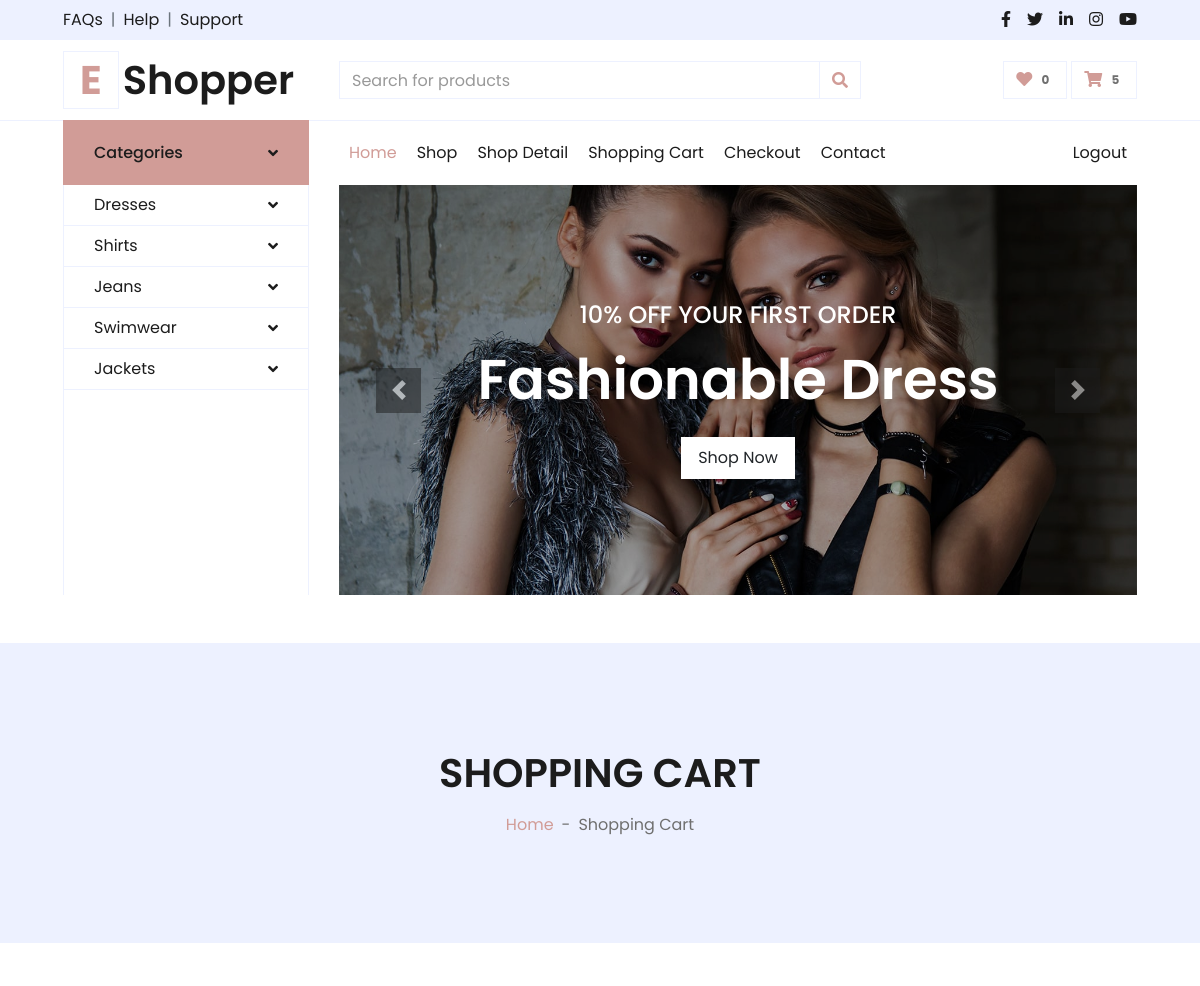
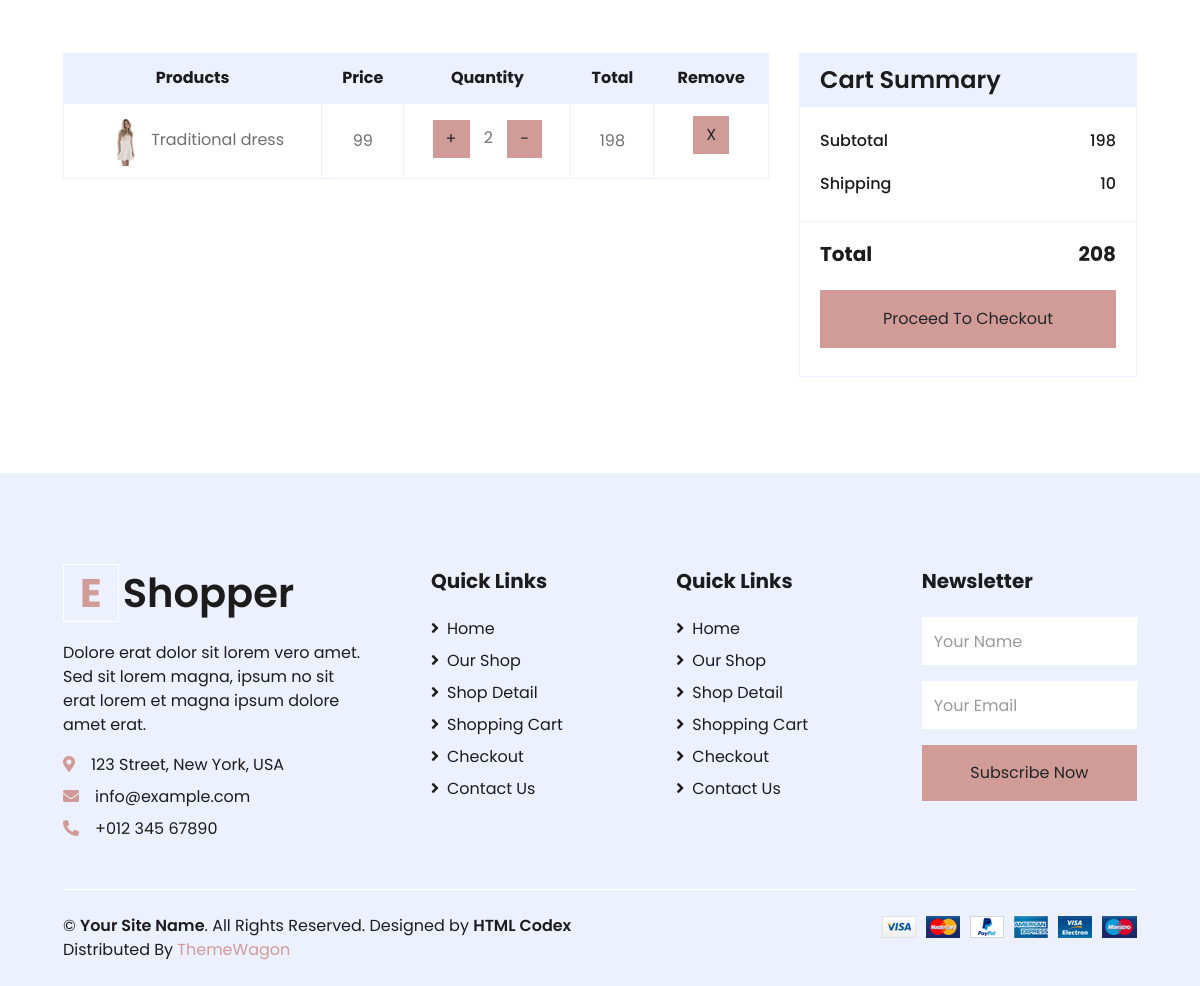
The app's page /cart (signed in) with its own data (2 pictures, top to bottom).
### myapp/models.py (models this page shows, shortened)
class main_category(models.Model):
    name=models.CharField(max_length=30)

class add_cart(models.Model):
    product=models.ForeignKey(product,on_delete=models.CASCADE,blank=True,null=True)
    user=models.ForeignKey(user,on_delete=models.CASCADE,blank=True,null=True)
    name=models.CharField(max_length=30)
    price=models.IntegerField()
    qty=models.IntegerField()
    total_price=models.IntegerField()
    def __str__(self) -> str:
        return self.name

### myapp/views.py (the view)
# urls.py: path('cart',views.cart,name="cart"),
def cart(request):
    if "email" in request.session:
        mid=main_category.objects.all()
        uid=user.objects.get(email=request.session['email'])
        print(uid)
        aid=add_cart.objects.filter(user=uid)
        print(aid)
        c_count=add_cart.objects.all().count()
        l1=[]
        sub_total=0
        total=0
        for i in aid:
            l1.append(i.total_price)
        sub_total=sum(l1)
        total=sub_total+10
        contaxt={
            "mid":mid,
            "aid":aid,
            "sub_total":sub_total,
            "total":total,
            "c_count":c_count,
        }
        return render(request,"cart.html",contaxt)
    else:
        return render(request,"login.html")

### myapp/templates/cart.html
{% extends "index.html" %}
{% load static %}
{% block content %}
    <div class="container-fluid bg-secondary mb-5">
        <div class="d-flex flex-column align-items-center justify-content-center" style="min-height: 300px">
            <h1 class="font-weight-semi-bold text-uppercase mb-3">Shopping Cart</h1>
            <div class="d-inline-flex">
                <p class="m-0"><a href="">Home</a></p>
                <p class="m-0 px-2">-</p>
                <p class="m-0">Shopping Cart</p>
            </div>
        </div>
    </div>
    <div class="container-fluid pt-5">
        <div class="row px-xl-5">
            <div class="col-lg-8 table-responsive mb-5">
                <table class="table table-bordered text-center mb-0">
                    <thead class="bg-secondary text-dark">
                        <tr>
                            <th>Products</th>
                            <th>Price</th>
                            <th>Quantity</th>
                            <th>Total</th>
                            <th>Remove</th>
                        </tr>
                    </thead>
                    <tbody class="align-middle">
                        {% for i in aid %}
                        <tr>
                            <td class="align-middle"><img src="img/product-1.jpg" alt="" style="width: 50px;">{{ i.name }}</td>
                            <td class="align-middle">{{ i.price }}</td>
                            <td class="quantity">
                                <div class="quantity buttons-add-minus">
                                    <a href="{% url 'cart_plus' i.id %}" class="btn btn-primary">+</a>
                                    <label for="" style="margin: 10px;">{{i.qty}}</label>
                                    <a href="{% url 'cart_minus' i.id %}" class="btn btn-primary">-</a>
                                </div>
                            </td>
                            <td class="align-middle">{{ i.total_price }}</td>
                            <td><a href="{% url 'cart_remove' i.id %}" class="btn btn-primary">X</a></td>
                        </tr>
                        {% endfor %}
                    </tbody>
                </table>
            </div>
            <div class="col-lg-4">
                <div class="card border-secondary mb-5">
                    <div class="card-header bg-secondary border-0">
                        <h4 class="font-weight-semi-bold m-0">Cart Summary</h4>
                    </div>
                    <div class="card-body">
                        <div class="d-flex justify-content-between mb-3 pt-1">
                            <h6 class="font-weight-medium">Subtotal</h6>
                            <h6 class="font-weight-medium">{{sub_total}}</h6>
                        </div>
                        <div class="d-flex justify-content-between">
                            <h6 class="font-weight-medium">Shipping</h6>
                            <h6 class="font-weight-medium">10</h6>
                        </div>
                    </div>
                    <div class="card-footer border-secondary bg-transparent">
                        <div class="d-flex justify-content-between mt-2">
                            <h5 class="font-weight-bold">Total</h5>
                            <h5 class="font-weight-bold">{{ total }}</h5>
                        </div>
                        <button class="btn btn-block btn-primary my-3 py-3">Proceed To Checkout</button>
                    </div>
                </div>
            </div>
        </div>
    </div>
    {% endblock %}

### myapp/templates/index.html (shortened to what this page needs)
{% load static %}
<!DOCTYPE html>
<html lang="en">
<head>
    <link href="https://cdnjs.cloudflare.com/ajax/libs/font-awesome/5.10.0/css/all.min.css" rel="stylesheet">
    <link href="{% static 'lib/owlcarousel/assets/owl.carousel.min.css' %}" rel="stylesheet">
    <link href="{% static 'css/style.css' %}" rel="stylesheet">
</head>
<body>
    <div class="container-fluid">
        <div class="row bg-secondary py-2 px-xl-5">
            <div class="col-lg-6 d-none d-lg-block">
                <div class="d-inline-flex align-items-center">
                    <a class="text-dark" href="">FAQs</a>
                    <span class="text-muted px-2">|</span>
                    <a class="text-dark" href="">Help</a>
                    <span class="text-muted px-2">|</span>
                    <a class="text-dark" href="">Support</a>
                </div>
            </div>
            <div class="col-lg-6 text-center text-lg-right">
                <div class="d-inline-flex align-items-center">
                    <a class="text-dark px-2" href="">
                        <i class="fab fa-facebook-f"></i>
                    </a>
                    <a class="text-dark px-2" href="">
                        <i class="fab fa-twitter"></i>
                    </a>
                    <a class="text-dark px-2" href="">
                        <i class="fab fa-linkedin-in"></i>
                    </a>
                    <a class="text-dark px-2" href="">
                        <i class="fab fa-instagram"></i>
                    </a>
                    <a class="text-dark pl-2" href="">
                        <i class="fab fa-youtube"></i>
                    </a>
                </div>
            </div>
        </div>
        <div class="row align-items-center py-3 px-xl-5">
            <div class="col-lg-3 d-none d-lg-block">
                <a href="" class="text-decoration-none">
                    <h1 class="m-0 display-5 font-weight-semi-bold"><span class="text-primary font-weight-bold border px-3 mr-1">E</span>Shopper</h1>
                </a>
            </div>
            <div class="col-lg-6 col-6 text-left">
                <form action="">
                    <div class="input-group">
                        <input type="text" class="form-control" placeholder="Search for products">
                        <div class="input-group-append">
                            <span class="input-group-text bg-transparent text-primary">
                                <i class="fa fa-search"></i>
                            </span>
                        </div>
                    </div>
                </form>
            </div>
            <div class="col-lg-3 col-6 text-right">
                <a href="" class="btn border">
                    <i class="fas fa-heart text-primary"></i>
                    <span class="badge">0</span>
                </a>
                <a href="" class="btn border">
                    <i class="fas fa-shopping-cart text-primary"></i>
                    <span class="badge">{{c_count}}</span>
                </a>
            </div>
        </div>
    </div>
    <div class="container-fluid mb-5">
        <div class="row border-top px-xl-5">
            <div class="col-lg-3 d-none d-lg-block">
                <a class="btn shadow-none d-flex align-items-center justify-content-between bg-primary text-white w-100" data-toggle="collapse" href="#navbar-vertical" style="height: 65px; margin-top: -1px; padding: 0 30px;">
                    <h6 class="m-0">Categories</h6>
                    <i class="fa fa-angle-down text-dark"></i>
                </a>
                <nav class="collapse show navbar navbar-vertical navbar-light align-items-start p-0 border border-top-0 border-bottom-0" id="navbar-vertical">
                    <div class="navbar-nav w-100 overflow-hidden" style="height: 410px">
                        {% for i in  mid %}
                        <div class="nav-item dropdown">
                            <a href="{% url 'shop' %}" class="nav-link" data-toggle="dropdown">{{i.name}} <i class="fa fa-angle-down float-right mt-1"></i></a>
                        </div>
                        {% endfor %}
                    </div>
                </nav>
            </div>
            <div class="col-lg-9">
                <nav class="navbar navbar-expand-lg bg-light navbar-light py-3 py-lg-0 px-0">
                    <div class="collapse navbar-collapse justify-content-between" id="navbarCollapse">
                        <div class="navbar-nav mr-auto py-0">
                            <a href="{% url 'index'  %}" class="nav-item nav-link active">Home</a>
                            <a href="{% url 'shop'  %}" class="nav-item nav-link">Shop</a>
                            <a href="{% url 'detail'  %}" class="nav-item nav-link">Shop Detail</a>
                            <a href="{% url 'cart'  %}" class="nav-item nav-link">Shopping Cart</a>
                            <a href="{% url 'checkout'  %}" class="nav-item nav-link">Checkout</a>
                            <a href="{% url 'contact'  %}" class="nav-item nav-link">Contact</a>
                        </div>
                        <div class="navbar-nav ml-auto py-0">
                            <a href="{% url 'logout' %}" class="nav-item nav-link">Logout</a>
                        </div>
                    </div>
                </nav>
                <div id="header-carousel" class="carousel slide" data-ride="carousel">
                    <div class="carousel-inner">
                        <div class="carousel-item active" style="height: 410px;">
                            <img class="img-fluid" src="{% static 'img/carousel-1.jpg' %}" alt="Image">
                            <div class="carousel-caption d-flex flex-column align-items-center justify-content-center">
                                <div class="p-3" style="max-width: 700px;">
                                    <h4 class="text-light text-uppercase font-weight-medium mb-3">10% Off Your First Order</h4>
                                    <h3 class="display-4 text-white font-weight-semi-bold mb-4">Fashionable Dress</h3>
                                    <a href="" class="btn btn-light py-2 px-3">Shop Now</a>
                                </div>
                            </div>
                        </div>
                    </div>
                    <a class="carousel-control-prev" href="#header-carousel" data-slide="prev">
                        <div class="btn btn-dark" style="width: 45px; height: 45px;">
                            <span class="carousel-control-prev-icon mb-n2"></span>
                        </div>
                    </a>
                    <a class="carousel-control-next" href="#header-carousel" data-slide="next">
                        <div class="btn btn-dark" style="width: 45px; height: 45px;">
                            <span class="carousel-control-next-icon mb-n2"></span>
                        </div>
                    </a>
                </div>
            </div>
        </div>
    </div>
{% block content %}
        </div>{% load static %}
{% endblock %}
    <div class="container-fluid bg-secondary text-dark mt-5 pt-5">
        <div class="row px-xl-5 pt-5">
            <div class="col-lg-4 col-md-12 mb-5 pr-3 pr-xl-5">
                <a href="" class="text-decoration-none">
                    <h1 class="mb-4 display-5 font-weight-semi-bold"><span class="text-primary font-weight-bold border border-white px-3 mr-1">E</span>Shopper</h1>
                </a>
                <p>Dolore erat dolor sit lorem vero amet. Sed sit lorem magna, ipsum no sit erat lorem et magna ipsum dolore amet erat.</p>
                <p class="mb-2"><i class="fa fa-map-marker-alt text-primary mr-3"></i>123 Street, New York, USA</p>
                <p class="mb-2"><i class="fa fa-envelope text-primary mr-3"></i>info@example.com</p>
                <p class="mb-0"><i class="fa fa-phone-alt text-primary mr-3"></i>+012 345 67890</p>
            </div>
            <div class="col-lg-8 col-md-12">
                <div class="row">
                    <div class="col-md-4 mb-5">
                        <h5 class="font-weight-bold text-dark mb-4">Quick Links</h5>
                        <div class="d-flex flex-column justify-content-start">
                            <a class="text-dark mb-2" href="index.html"><i class="fa fa-angle-right mr-2"></i>Home</a>
                            <a class="text-dark mb-2" href="shop.html"><i class="fa fa-angle-right mr-2"></i>Our Shop</a>
                            <a class="text-dark mb-2" href="detail.html"><i class="fa fa-angle-right mr-2"></i>Shop Detail</a>
                            <a class="text-dark mb-2" href="cart.html"><i class="fa fa-angle-right mr-2"></i>Shopping Cart</a>
                            <a class="text-dark mb-2" href="checkout.html"><i class="fa fa-angle-right mr-2"></i>Checkout</a>
                            <a class="text-dark" href="contact.html"><i class="fa fa-angle-right mr-2"></i>Contact Us</a>
                        </div>
                    </div>
                    <div class="col-md-4 mb-5">
                        <h5 class="font-weight-bold text-dark mb-4">Quick Links</h5>
                        <div class="d-flex flex-column justify-content-start">
                            <a class="text-dark mb-2" href="index.html"><i class="fa fa-angle-right mr-2"></i>Home</a>
                            <a class="text-dark mb-2" href="shop.html"><i class="fa fa-angle-right mr-2"></i>Our Shop</a>
                            <a class="text-dark mb-2" href="detail.html"><i class="fa fa-angle-right mr-2"></i>Shop Detail</a>
                            <a class="text-dark mb-2" href="cart.html"><i class="fa fa-angle-right mr-2"></i>Shopping Cart</a>
                            <a class="text-dark mb-2" href="checkout.html"><i class="fa fa-angle-right mr-2"></i>Checkout</a>
                            <a class="text-dark" href="contact.html"><i class="fa fa-angle-right mr-2"></i>Contact Us</a>
                        </div>
                    </div>
                    <div class="col-md-4 mb-5">
                        <h5 class="font-weight-bold text-dark mb-4">Newsletter</h5>
                        <form action="">
                            <div class="form-group">
                                <input type="text" class="form-control border-0 py-4" placeholder="Your Name" required="required" />
                            </div>
                            <div class="form-group">
                                <input type="email" class="form-control border-0 py-4" placeholder="Your Email"
                                    required="required" />
                            </div>
                            <div>
                                <button class="btn btn-primary btn-block border-0 py-3" type="submit">Subscribe Now</button>
                            </div>
                        </form>
                    </div>
                </div>
            </div>
        </div>
        <div class="row border-top border-light mx-xl-5 py-4">
            <div class="col-md-6 px-xl-0">
                <p class="mb-md-0 text-center text-md-left text-dark">
                    &copy; <a class="text-dark font-weight-semi-bold" href="#">Your Site Name</a>. All Rights Reserved. Designed
                    by
                    <a class="text-dark font-weight-semi-bold" href="https://htmlcodex.com">HTML Codex</a><br>
                    Distributed By <a href="https://themewagon.com" target="_blank">ThemeWagon</a>
                </p>
            </div>
            <div class="col-md-6 px-xl-0 text-center text-md-right">
                <img class="img-fluid" src="img/payments.png" alt="">
            </div>
        </div>
    </div>
</body>
</html>

### records on screen
main_category: name "Dresses"
main_category: name "Shirts"
main_category: name "Jeans"
main_category: name "Swimwear"
main_category: name "Jackets"
add_cart: name "Traditional dress", price "99", qty "2", total_price "198"

### other values on screen
{{ c_count }} "5"
{{ sub_total }} "198"
{{ total }} "208"
